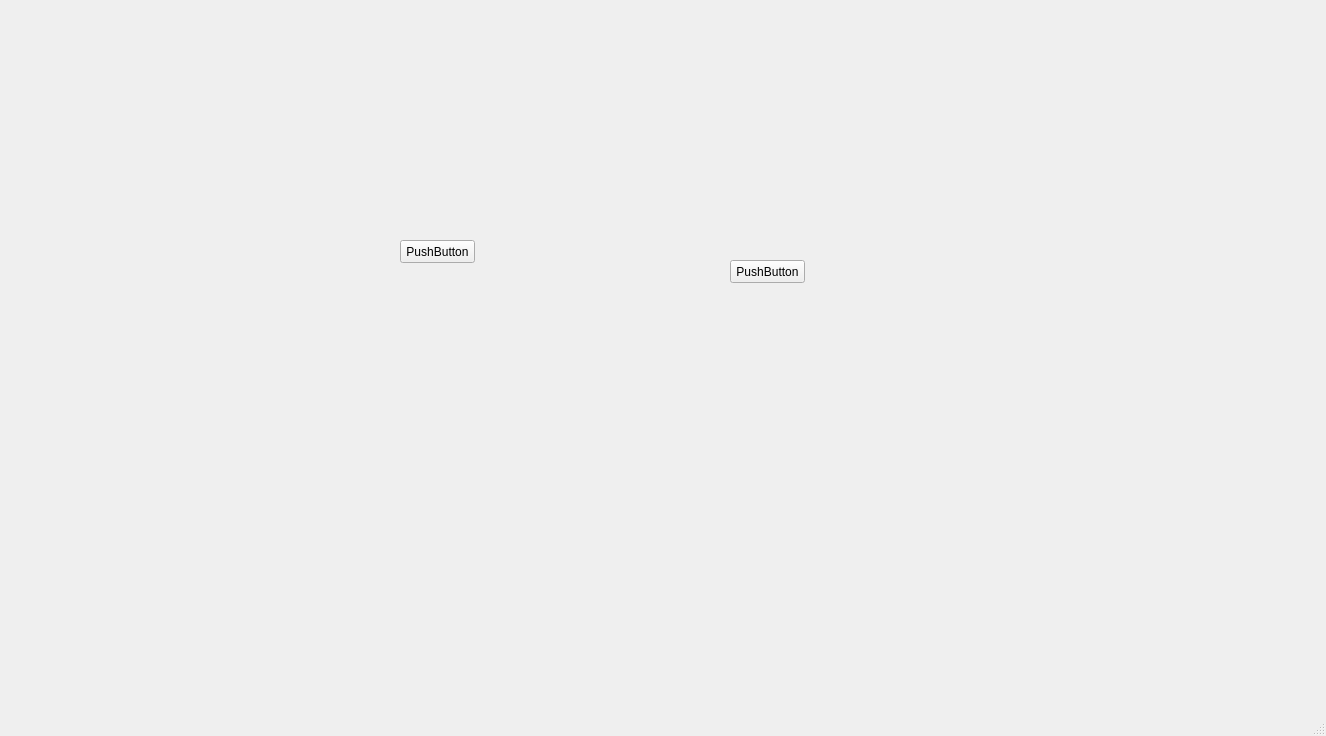
<?xml version="1.0" encoding="UTF-8"?>
<ui version="4.0">
 <class>MainWindow</class>
 <widget class="QMainWindow" name="MainWindow">
  <property name="geometry">
   <rect>
    <x>0</x>
    <y>0</y>
    <width>1326</width>
    <height>736</height>
   </rect>
  </property>
  <property name="windowTitle">
   <string>MainWindow</string>
  </property>
  <widget class="QWidget" name="centralwidget">
   <widget class="QPushButton" name="pushButton">
    <property name="geometry">
     <rect>
      <x>400</x>
      <y>240</y>
      <width>75</width>
      <height>23</height>
     </rect>
    </property>
    <property name="text">
     <string>PushButton</string>
    </property>
   </widget>
   <widget class="QPushButton" name="pushButton_2">
    <property name="geometry">
     <rect>
      <x>730</x>
      <y>260</y>
      <width>75</width>
      <height>23</height>
     </rect>
    </property>
    <property name="text">
     <string>PushButton</string>
    </property>
   </widget>
  </widget>
  <widget class="QMenuBar" name="menubar">
   <property name="geometry">
    <rect>
     <x>0</x>
     <y>0</y>
     <width>1326</width>
     <height>21</height>
    </rect>
   </property>
  </widget>
  <widget class="QStatusBar" name="statusbar"/>
 </widget>
 <resources/>
 <connections/>
</ui>
